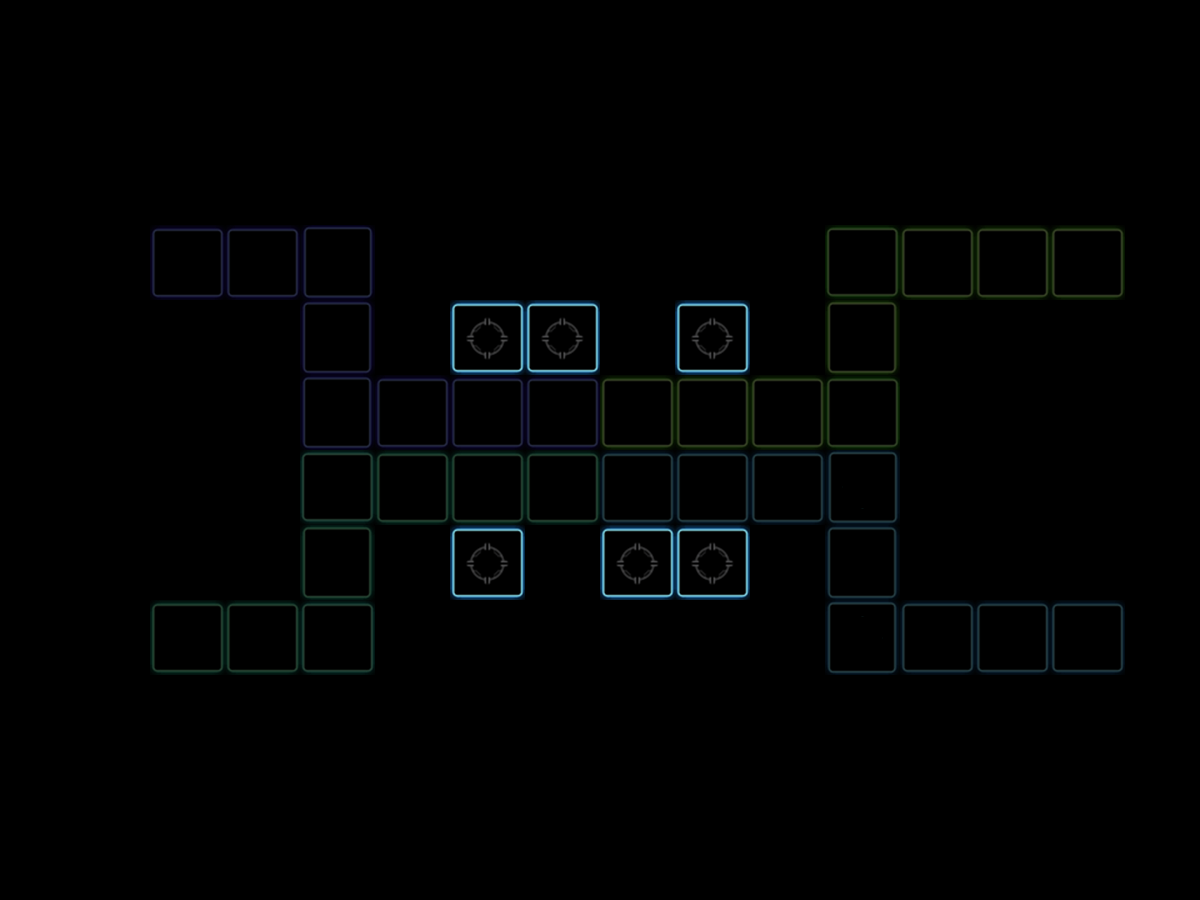

Tiled map render using the project's own tile images. Description and the map definition, with tile-layer contents summarised, below:
An orthogonal 16x12 tile map with 75x75 px tiles, 5 tile layers (road1, road2, road3, road4, ...), 10 tilesets.

<map version="1.0" tiledversion="1.1.6" orientation="orthogonal" renderorder="left-down" width="16" height="12" tilewidth="75" tileheight="75" infinite="0" nextobjectid="1">
 <tileset firstgid="1" source="battle.tsx" />
 <tileset firstgid="2" source="heroPos.tsx" />
 <tileset firstgid="3" source="lr.tsx" />
 <tileset firstgid="4" source="lt.tsx" />
 <tileset firstgid="5" source="lr_r1.tsx" />
 <tileset firstgid="6" source="lt_r1.tsx" />
 <tileset firstgid="7" source="lr_r2.tsx" />
 <tileset firstgid="8" source="lt_r2.tsx" />
 <tileset firstgid="9" source="lr_r3.tsx" />
 <tileset firstgid="10" source="lt_r3.tsx" />
 <layer name="road1" width="16" height="12">
  <data>[192 cells, 9 non-empty, 2 distinct tile ids]</data>
 </layer>
 <layer name="road2" width="16" height="12">
  <data>[192 cells, 8 non-empty, 2 distinct tile ids]</data>
 </layer>
 <layer name="road3" width="16" height="12">
  <data>[192 cells, 8 non-empty, 2 distinct tile ids]</data>
 </layer>
 <layer name="road4" width="16" height="12">
  <data>[192 cells, 9 non-empty, 2 distinct tile ids]</data>
 </layer>
 <layer name="tower" width="16" height="12">
  <data>[192 cells, 6 non-empty, 1 distinct tile ids]</data>
 </layer>
</map>